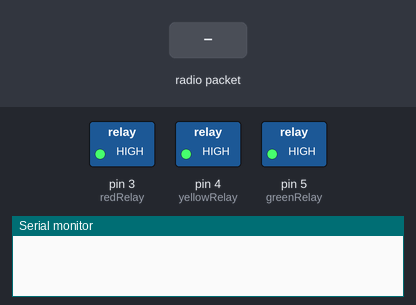
The sketch below on a simulated Arduino Uno, built with avr-gcc and run on an emulated ATmega328P. Parts: switched loads named in the sketch (green lamp = pin HIGH), the last lines printed to the serial monitor. The test bench sets the inputs (shaded band). No radio packets arrive unless stated.

Above: at 1.2 s.
1.3 s: radio packet "STOP" arrives
2.8 s: radio packet "RESUM" arrives
4.3 s: radio packet "CROSS" arrives
5.8 s: radio packet "RED" arrives
At 6.8 s:
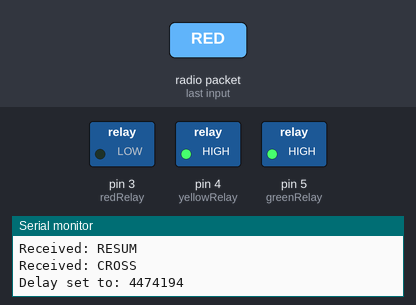
Timing chart, 0 to 8.3 s (numbered marks = the images above; inputs shaded):
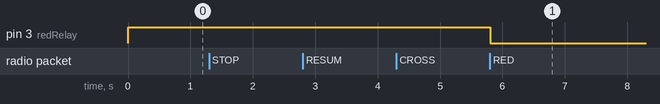

The sketch:

recV.ino
```cpp
#include <SPI.h>
#include <nRF24L01.h>
#include <RF24.h>

// nRF24L01 setup
RF24 radio(9, 8); // CE, CSN
const byte address[6] = "00001";

// Relays (low trigger)
const int redRelay = 3;
const int yellowRelay = 4;
const int greenRelay = 5;


char command[10];
unsigned long delayTime = 10000;

void setup() {
  Serial.begin(9600);
  pinMode(redRelay, OUTPUT);
  pinMode(yellowRelay, OUTPUT);
  pinMode(greenRelay, OUTPUT);
  allRelaysOff();

  radio.begin();
  radio.openReadingPipe(0, address);
  radio.setPALevel(RF24_PA_LOW);
  radio.startListening();
}

void loop() {
  if (radio.available()) {
    radio.read(&command, sizeof(command));
    command[sizeof(command) - 1] = '\0';

    Serial.print("Received: "); Serial.println(command);

    if (strcmp(command, "STOP") == 0) {
      allRelaysOff();
    } else if (strcmp(command, "RESUM") == 0) {
      // Do nothing, resume normal
    } else if (strcmp(command, "CROSS") == 0) {
      waitForDelay();
      digitalWrite(redRelay, LOW);
      delay(delayTime);
      digitalWrite(redRelay, HIGH);
    } else if (strcmp(command, "RED") == 0) {
      waitForDelay();
      digitalWrite(redRelay, LOW);
      delay(delayTime);
      digitalWrite(redRelay, HIGH);
    } else if (strcmp(command, "GREEN") == 0) {
      waitForDelay();
      digitalWrite(greenRelay, LOW);
      delay(delayTime);
      digitalWrite(greenRelay, HIGH);
    } else if (strcmp(command, "YELLOW") == 0) {
      waitForDelay();
      digitalWrite(yellowRelay, LOW);
      delay(delayTime);
      digitalWrite(yellowRelay, HIGH);
    }
  }
}

void waitForDelay() {
  while (!radio.available()); // wait for delayTime
  radio.read(&delayTime, sizeof(delayTime));
  Serial.print("Delay set to: "); Serial.println(delayTime);
}

void allRelaysOff() {
  digitalWrite(redRelay, HIGH);
  digitalWrite(yellowRelay, HIGH);
  digitalWrite(greenRelay, HIGH);
}
```

Measured:
- after the input at 5.8 s, pin 3 (redRelay): HIGH → LOW at once
